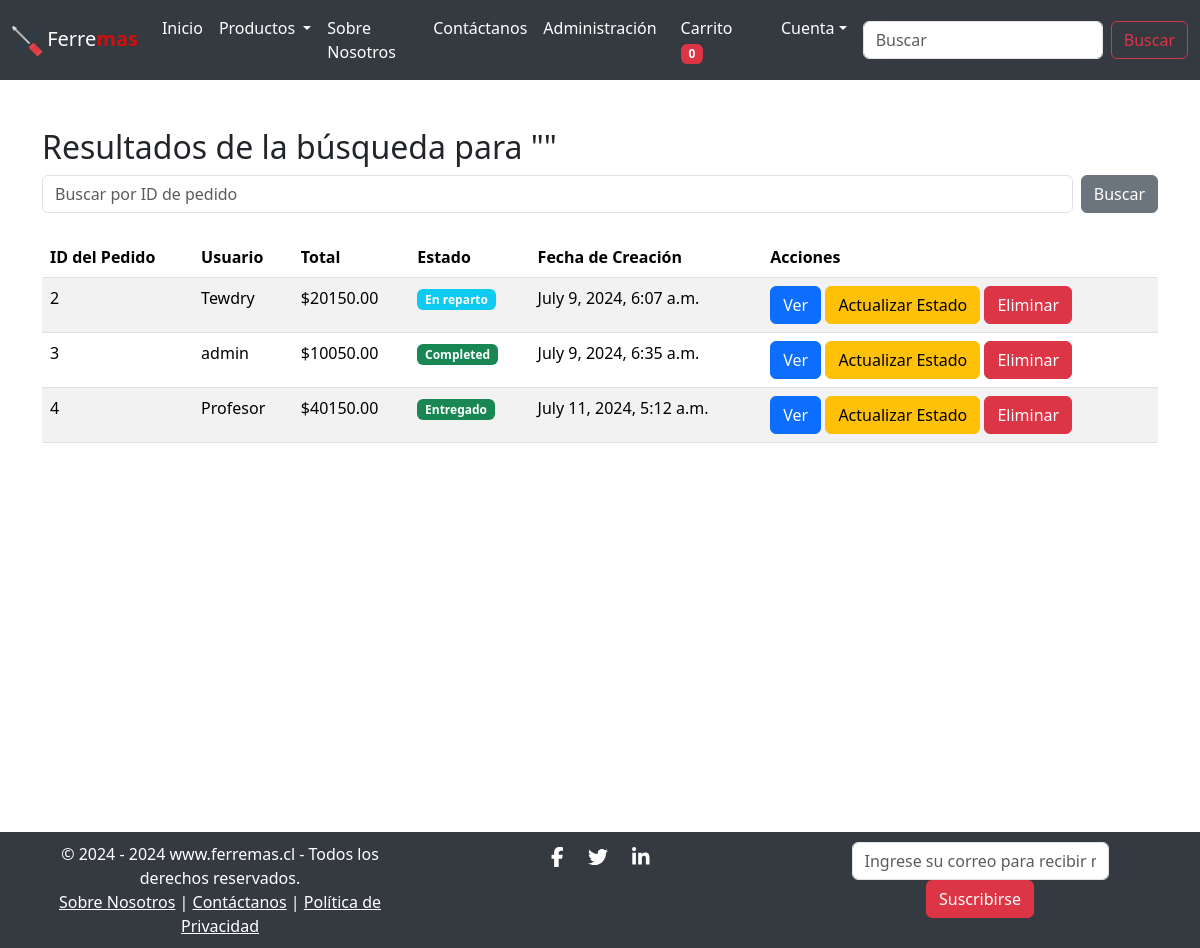
Page /admin-orders/search/ (signed in) on the committed database.
### core/models.py (models this page shows, shortened)
class Order(models.Model):
    STATUS_CHOICES = [
        ('pending', 'Pending'),
        ('completed', 'Completed'),
        ('processing', 'En proceso'),
        ('shipped', 'Enviado'),
        ('in_transit', 'En tránsito'),
        ('out_for_delivery', 'En reparto'),
        ('delivered', 'Entregado'),
        ('delayed', 'Retrasado'),
        ('returned', 'Devuelto'),
        ('cancelled', 'Cancelado'),
        ('failed_delivery', 'Entrega fallida'),
    ]
    user = models.ForeignKey(User, related_name='orders', on_delete=models.CASCADE)
    total_amount = models.DecimalField(max_digits=10, decimal_places=2)
    status = models.CharField(max_length=20, choices=STATUS_CHOICES, default='pending')
    created_at = models.DateTimeField(auto_now_add=True)
    paypal_payment_id = models.CharField(max_length=100, blank=True, null=True)
    estimated_delivery_date = models.DateField(null=True, blank=True)
    deleted = models.BooleanField(default=False)

### core/views.py (the view)
# urls.py: path('admin-orders/search/', admin_order_search, name='admin_order_search'),
@staff_member_required
def admin_order_search(request):
    query = request.GET.get('q')
    if query:
        orders = Order.objects.filter(id__icontains(query))
    else:
        orders = Order.objects.all()
    return render(request, 'app/admin_order_list.html', {'orders': orders})

### core/context_processors.py (called while the page is built)
def cart_item_count(request):
    if request.user.is_authenticated:
        cart_count = Cart.objects.filter(user=request.user).count()
    else:
        cart_count = 0
    return {'totalitems': cart_count}

### core/templatetags/custom_filters.py (called while the page is built)
@register.filter(name='has_group')
def has_group(user, group_name):
    return user.groups.filter(name=group_name).exists()

### core/templates/app/admin_order_list.html (shortened to what this page needs)
{% extends 'app/base.html' %}
{% block main-content %}
<div class="container my-5">
    <h2>Resultados de la búsqueda para "{{ request.GET.q }}"</h2>
    <form method="GET" action="{% url 'admin_order_search' %}" class="d-flex mb-4">
        <input type="text" name="q" class="form-control me-2" placeholder="Buscar por ID de pedido" value="{{ request.GET.q }}">
        <button type="submit" class="btn btn-secondary">Buscar</button>
    </form>
    <table class="table table-striped">
        <thead>
            <tr>
                <th>ID del Pedido</th>
                <th>Usuario</th>
                <th>Total</th>
                <th>Estado</th>
                <th>Fecha de Creación</th>
                <th>Acciones</th>
            </tr>
        </thead>
        <tbody>
            {% for order in orders %}
            <tr>
                <td>{{ order.id }}</td>
                <td>{{ order.user.username }}</td>
                <td>${{ order.total_amount }}</td>
                <td>
                    <span class="badge
                    {% if order.status == 'pending' %} bg-warning text-dark
                    {% elif order.status == 'completed' %} bg-success
                    {% elif order.status == 'processing' %} bg-primary
                    {% elif order.status == 'shipped' %} bg-info
                    {% elif order.status == 'in_transit' %} bg-primary
                    {% elif order.status == 'out_for_delivery' %} bg-info
                    {% elif order.status == 'delivered' %} bg-success
                    {% elif order.status == 'delayed' %} bg-danger
                    {% elif order.status == 'returned' %} bg-warning
                    {% elif order.status == 'cancelled' %} bg-danger
                    {% elif order.status == 'failed_delivery' %} bg-danger
                    {% endif %}">
                    {{ order.get_status_display }}
                    </span>
                </td>
                <td>{{ order.created_at }}</td>
                <td>
                    <a href="{% url 'order_detail' order.id %}" class="btn btn-primary">Ver</a>
                    <a href="{% url 'update_order_status' order.id %}" class="btn btn-warning">Actualizar Estado</a>
                    <a href="{% url 'delete_order' order.id %}" class="btn btn-danger" onclick="return confirm('¿Estás seguro de que deseas eliminar este pedido?');">Eliminar</a>
                </td>
            </tr>
            {% empty %}
            <tr>
                <td colspan="6">No se encontraron pedidos que coincidan con tu búsqueda.</td>
            </tr>
            {% endfor %}
        </tbody>
    </table>
</div>
{% endblock main-content %}

### rows in the picture
Order: id "2", user.username "Tewdry", total_amount "20150.00", status "En reparto", created_at "July 9, 2024, 6:07 a.m."
Order: id "3", user.username "admin", total_amount "10050.00", status "Completed", created_at "July 9, 2024, 6:35 a.m."
Order: id "4", user.username "Profesor", total_amount "40150.00", status "Entregado", created_at "July 11, 2024, 5:12 a.m."

### other values in the picture
{{ totalitems }} "0"
